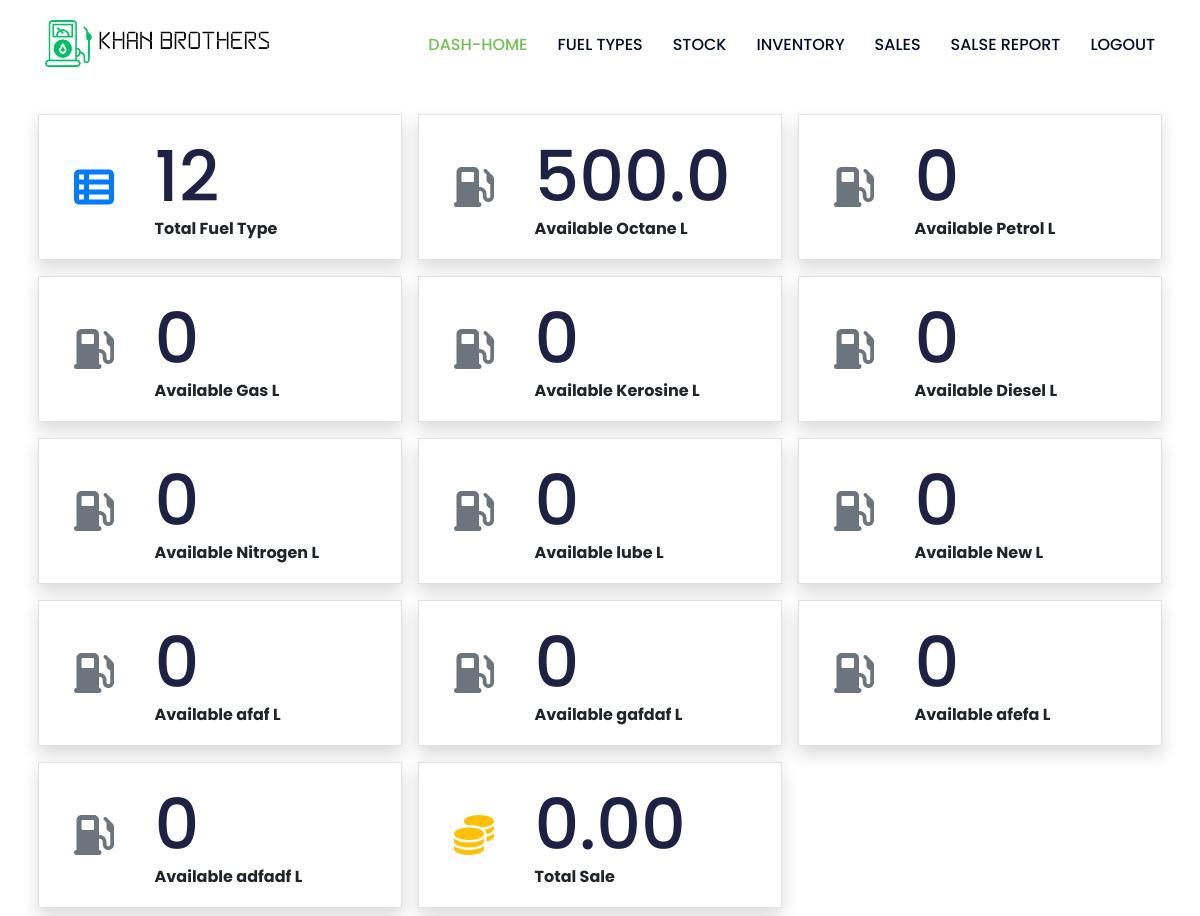
The page /kb-dash/ (signed in) on the database as committed earlier.
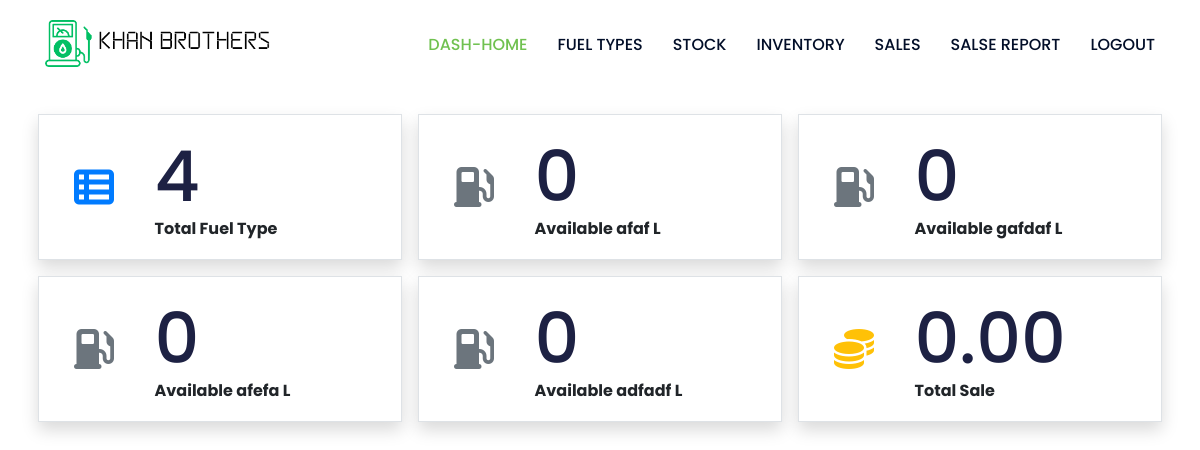
The same page on the database as committed later.
### management/models.py (models this page shows)
class Fuel(models.Model):
    name = models.CharField(max_length=100)
    description = models.TextField()
    status = models.CharField(max_length=2, choices=(('1', 'Active'), ('0', 'Inactive')), default=1)
    price = models.FloatField(max_length=(15, 2), default=0)
    date_created = models.DateTimeField(auto_now=True)
    class Meta:
        verbose_name_plural = "Fuel type list"
    def __str__(self):
        return str(f"{self.name}")
    def available(self):
        try:
            stock_in = self.stocks.aggregate(models.Sum("volume"))['volume__sum']
            if stock_in is None:
                stock_in = 0
        except:
            stock_in = 0
        try:
            sale = self.sales.aggregate(models.Sum("volume"))['volume__sum']
            if sale is None:
                sale = 0
        except:
            sale = 0
        return stock_in - sale

### management/views.py (the view)
# urls.py: path('', Dashboard.as_view(), name='dashboard'),
class Dashboard(LoginRequiredMixin, generic.View):
  def get(self, request, *args, **kwargs):
    total_fuel_count = Fuel.objects.filter(status = 1).count()
    fuels = Fuel.objects.filter(status=1)
    try:
      total_sale = Fuel.sales.aggregate(Sum('amount'))['amount_sum']
      if total_sale is None:
        total_sale = 0
    except:
      total_sale = 0
    context = {
      'total_fuel_count': total_fuel_count,
      'fuels': fuels,
      'total_sale': total_sale,
    }
    return render(request, 'management/dashboard.html', context)

### kb_config/templates/management/dashboard.html (shortened to what this page needs)
{% extends "management_base.html" %}
{% load humanize %}
{% block content %}
<section class="">
  <div class="row justify-content-start">
    <div class="col-lg-4 col-md-6 col-sm-12 col-xs-12 p-2">
      <div class=" card card-default rounded-0 shadow border border-gray">
        <div class="card-body">
          <div class="container-fluid">
            <div class="d-flex w-100 align-items-center">
              <div class="col-3">
                <i class="fs-1 text-primary fa-solid fa-th-list" style="font-size: 40px"></i>
              </div>
              <div class="col-9">
                <h1 class="text-end">{{total_fuel_count|intcomma}}</h2>
                  <div class="text-end text-sm"><b>Total Fuel Type</b></div>
              </div>
            </div>
          </div>
        </div>
      </div>
    </div>
    {% for fuel in fuels %}
    <div class="col-lg-4 col-md-6 col-sm-12 col-xs-12 p-2">
      <div class=" card card-default rounded-0 shadow border border-gray">
        <div class="card-body">
          <div class="container-fluid">
            <div class="d-flex w-100 align-items-center">
              <div class="col-3">
                <i class="fs-1 text-muted fa fa-gas-pump" style="font-size: 40px"></i>
              </div>
              <div class="col-9">
                <h1 class="text-end">{{fuel.available|intcomma}}</h2>
                  <div class="text-end text-sm"><b>Available {{fuel}} L</b></div>
              </div>
            </div>
          </div>
        </div>
      </div>
    </div>
    {% endfor %}
    <div class="col-lg-4 col-md-6 col-sm-12 col-xs-12 p-2">
      <div class=" card card-default rounded-0 shadow border border-gray">
        <div class="card-body">
          <div class="container-fluid">
            <div class="d-flex w-100 align-items-center">
              <div class="col-3">
                <i class="fs-1 text-warning fa fa-coins" style="font-size: 40px"></i>
              </div>
              <div class="col-9">
                <h1 class="text-end">{{total_sale|floatformat:2|intcomma}}</h2>
                  <div class="text-end text-sm"><b>Total Sale</b></div>
              </div>
            </div>
          </div>
        </div>
      </div>
    </div>
  </div>
</section>
{% endblock content %}

### kb_config/templates/management_base.html (shortened to what this page needs)
{% load static customfilter %}
<!DOCTYPE html>
<html lang="en">
<head>
  <link href="{% static 'fontawesomefree/css/fontawesome.css' %}" rel="stylesheet" type="text/css">
  <link href="{% static 'fontawesomefree/css/brands.css' %}" rel="stylesheet" type="text/css">
  <link href="{% static 'fontawesomefree/css/solid.css' %}" rel="stylesheet" type="text/css">
  <link rel="stylesheet" type="text/css" href="{% static 'css/bootstrap.min.css' %}">
  <link rel="stylesheet" type="text/css" href="{% static 'css/magnific-popup.min.css' %}">
  <link rel="stylesheet" type="text/css" href="{% static 'css/animate.css' %}">
  <link rel="stylesheet" type="text/css" href="{% static 'css/barfiller.css' %}">
  <link rel="stylesheet" type="text/css" href="{% static 'css/owl.carousel.css' %}">
  <link rel="stylesheet" type="text/css" href="{% static 'css/style.css' %}">
  <link rel="stylesheet" type="text/css" href="{% static 'css/responsive.css' %}">
  <link rel="stylesheet" type="text/css" href="{% static 'DataTables/datatables.min.css' %}">
</head>
<body>
  {% include "includes/management_header.html" %}
  <div class="container my-3">
    {% block content %}
    {% endblock content %}
  </div>
</body>
</html>

### kb_config/templates/includes/management_header.html (shortened to what this page needs)
{% load static %}
<header class="header-area">
  <div class="sticky-area">
    <div class="navigation">
      <div class="container">
        <div class="row">
          <div class="col-lg-2">
            <div class="logo">
              <a class="navbar-brand" href="/"><img src="{% static 'img/logo.png' %}" alt></a>
            </div>
          </div>
          <div class="col-lg-10">
            <div class="main-menu">
              <nav class="navbar navbar-expand-lg">
                <div class="collapse navbar-collapse justify-content-center" id="navbarSupportedContent">
                  <ul class="navbar-nav ml-auto" id="topNav">
                    <li class="nav-item">
                      <a class="nav-link" href="{% url 'dashboard' %}">Dash-Home</a>
                    </li>
                    <li class="nav-item">
                      <a class="nav-link" href="{% url 'fuel_list' %}">Fuel Types</a>
                    </li>
                    <li class="nav-item">
                      <a class="nav-link" href="#">Stock</a>
                    </li>
                    <li class="nav-item">
                      <a class="nav-link" href="#">Inventory</a>
                    </li>
                    <li class="nav-item">
                      <a class="nav-link" href="#">Sales</a>
                    </li>
                    <li class="nav-item">
                      <a class="nav-link" href="#">Salse Report</a>
                    </li>
                    <li class="nav-item">
                      <a class="nav-link" href="{% url 'logout' %}">Logout</a>
                    </li>
                  </ul>
                </div>
              </nav>
            </div>
          </div>
        </div>
      </div>
    </div>
  </div>
</header>

### kb_config/static/css/barfiller.css (style rules this page uses)
body { font-family: Arial; background: #eee; }

### kb_config/static/css/style.css (style rules this page uses)
html, body { height: 100%; -moz-osx-font-smoothing: grayscale; -webkit-font-smoothing: antialiased; font-smoothing: antialiased; }
body { font-family: 'Poppins', sans-serif; font-size: 16px; line-height: 20px; font-weight: 400; position: relative; z-index: 1; background: #fff; overflow-x: hidden; }
h1, h2, h3, h4, h5, h6 { position: relative; font-family: 'Poppins', sans-serif; font-weight: 500; margin: 0; color: #1d2143; }
h1 { font-size: 70px; }
a { text-decoration: none; cursor: pointer; font-family: 'Poppins', sans-serif; color: #70C150; font-size: 16px; -webkit-transition: 0.5s; transition: 0.5s; }
img { display: inline-block; max-width: 100%; }
i, span, a { display: inline-block; }
ul { list-style: none; margin: 0px; padding: 0px; }
li { display: inline-block; }
.ml-auto { margin-left: auto ! important; }
.container-fluid { padding: 0; }
.header-area { height: 90px; }
.header-area .logo { padding: 15px 0; }
.header-area .logo img { max-width: 230px; }
.header-area li.nav-item .nav-link { color: #020E28; }
.header-area .main-menu .navbar-nav .nav-link.active { color: #70C150; }
.main-menu .navbar { padding: 0; }
.main-menu li.nav-item { position: relative; margin-right: 30px; }
.main-menu li.nav-item:last-child { margin-right: 0; }
.main-menu .navbar-nav .nav-link { text-transform: uppercase; font-size: 16px; font-weight: 500; color: #d7d7d7; display: block; padding: 35px 0; }
.main-menu .navbar-nav .nav-link.active { color: #fff; }

Rows that differ between the two databases and show on the page:
removed Fuel: available "500.0", name "Octane"
removed Fuel: available "0", name "Petrol"
removed Fuel: available "0", name "Gas"
removed Fuel: available "0", name "Kerosine"
removed Fuel: available "0", name "Diesel"
removed Fuel: available "0", name "Nitrogen"
removed Fuel: available "0", name "lube"
removed Fuel: available "0", name "New"
Other text that changed with them:
{{ total_fuel_count|intcomma }}: "12" → "4"
